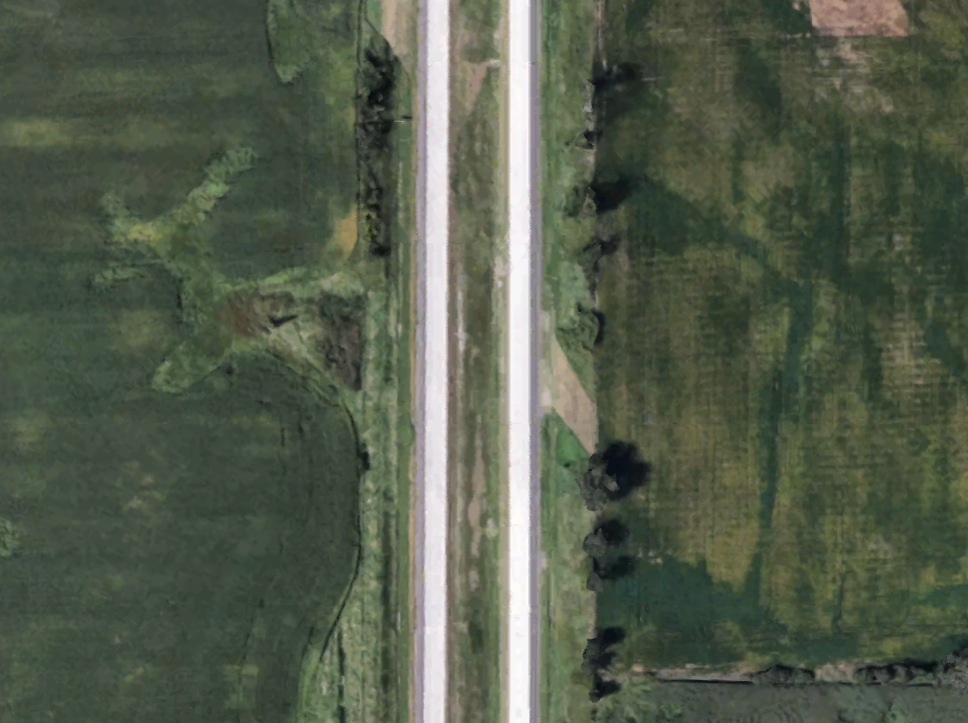
%> input picture Segmentation/RoadPic.png, 968 x 723 px
$ octave --eval "result = Connected_Comp_Edges('RoadPic.png');"   (GNU Octave 9; MATLAB toolbox functions it lacks are replaced by stand-ins)
%> lines starting %> are read from the running program, lines starting %| are printed output that depends on the picture; in (x1, y1, x2, y2) boxes, pixels count from 0 and x2, y2 are one past the last pixel; in counts of white or black regions, pixels touching at a corner belong together; the program's own positions count from 1
function [ Comps ] = Connected_Comp_Edges( imageFile )
%> called with imageFile = 'RoadPic.png'

scrsz = get(groot,'ScreenSize');
rgb =imread(imageFile);
%> rgb is the input picture: size 723x968x3 uint8; mean R, G, B 83.8, 92.7, 75.5
I = rgb2gray(rgb);
gsI = imgaussfilt(I, 1);
% figure('Position',[1 scrsz(4)/2 scrsz(3)/2 scrsz(4)/2]);
%I1 = imshow(I)
I2 = edge(gsI, 'Canny');
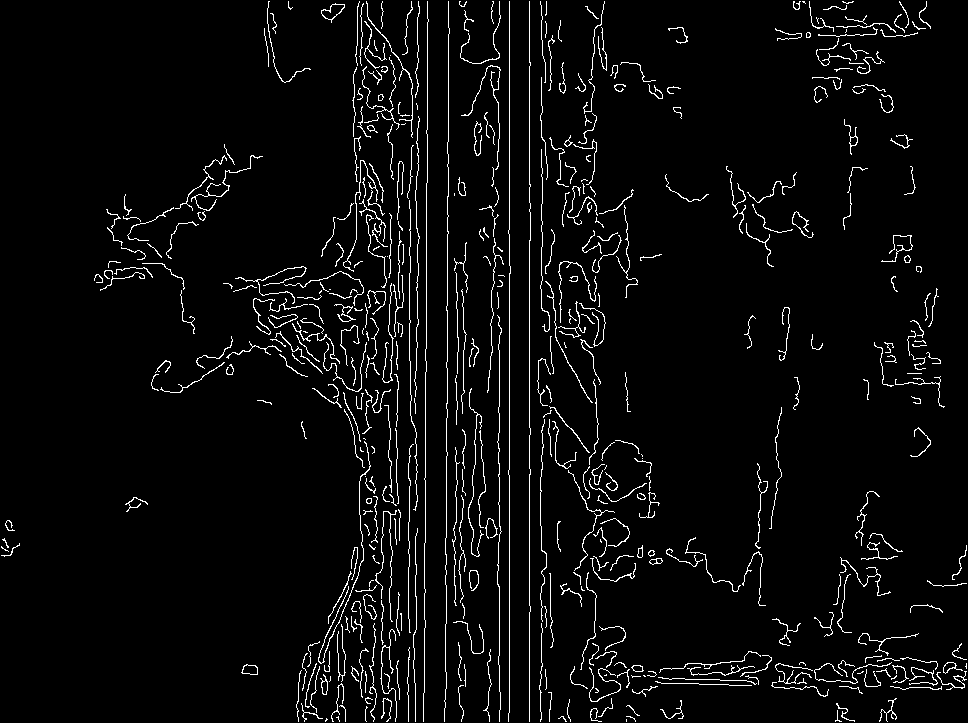
%> I2: size 723x968 logical; 4.1% white in thin lines or dots
% [4 lines of commented-out code are left out]

hy = fspecial('sobel');
hx = hy';
Iy = imfilter(double(I), hy, 'replicate');
Ix = imfilter(double(I), hx, 'replicate');
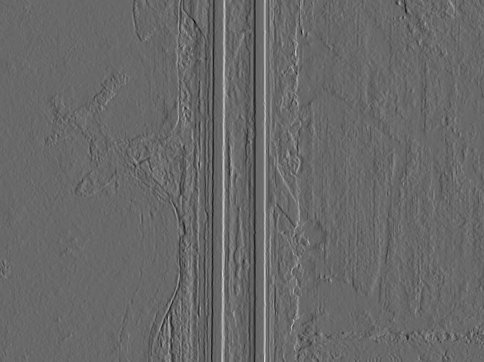
%> Ix: size 723x968 double (shown at 1/2 size); min -297, max 424, mean 0; drawn with min black and max white
gradmag = sqrt(Ix.^2 + Iy.^2);
gfilt = imgaussfilt(gradmag, 2);
% [4 lines of commented-out code are left out]


se = strel('square', 10);
Io = imopen(I, se);

Ie = imerode(I, se);
Iobr = imreconstruct(Ie, I);

% figure
% imshow(Iobr)

Iobrd = imdilate(Iobr, se);
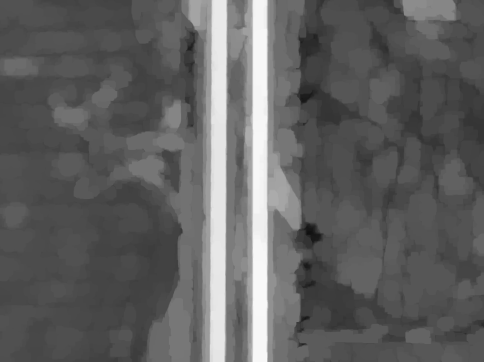
%> Iobrd: size 723x968 uint8 (shown at 1/2 size); min 15, max 248, mean 96.1
Iobrcbr = imreconstruct(imcomplement(Iobrd), imcomplement(Iobr));
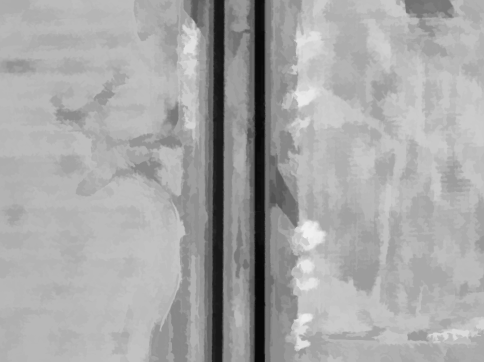
%> Iobrcbr: size 723x968 uint8 (shown at 1/2 size); min 7, max 240, mean 167.3
Iobrcbr = imcomplement(Iobrcbr);

fgm = imregionalmax(Iobrcbr);
%> fgm: size 723x968 logical; 9.6% white; 137 white regions, largest, box (x1, y1, x2, y2) and area: (810, 507, 904, 604) 3508, (341, 601, 376, 713) 1805, (697, 520, 758, 580) 1771
fgm = edge(fgm);
%> fgm: size 723x968 logical; 3.4% white in thin lines or dots
fgm = bwmorph(fgm, 'thicken', 2);
%> fgm: size 723x968 logical; 8.4% white; 2470 white regions (1619 under 20 px), largest, box (x1, y1, x2, y2) and area: (508, 271, 516, 375) 734, (524, 63, 531, 189) 653, (440, 22, 450, 130) 524

se = strel('disk', 2);
closefgm = imclose(fgm,se);
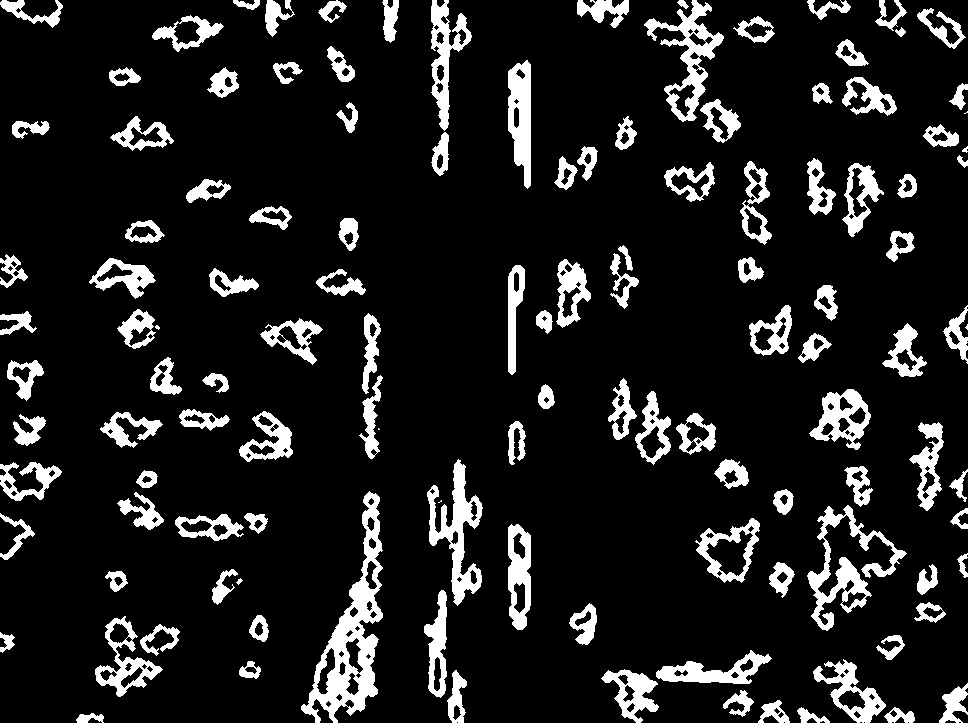
%> closefgm: size 723x968 logical; 12.1% white; 125 white regions (5 under 20 px), largest, box (x1, y1, x2, y2) and area: (301, 491, 383, 723) 5833, (807, 505, 907, 631) 3183, (427, 459, 483, 606) 2899

inv1 = imcomplement(closefgm);

CC1 = bwconncomp(inv1);
%> CC1 = 208 connected components

labeled = labelmatrix(CC1);
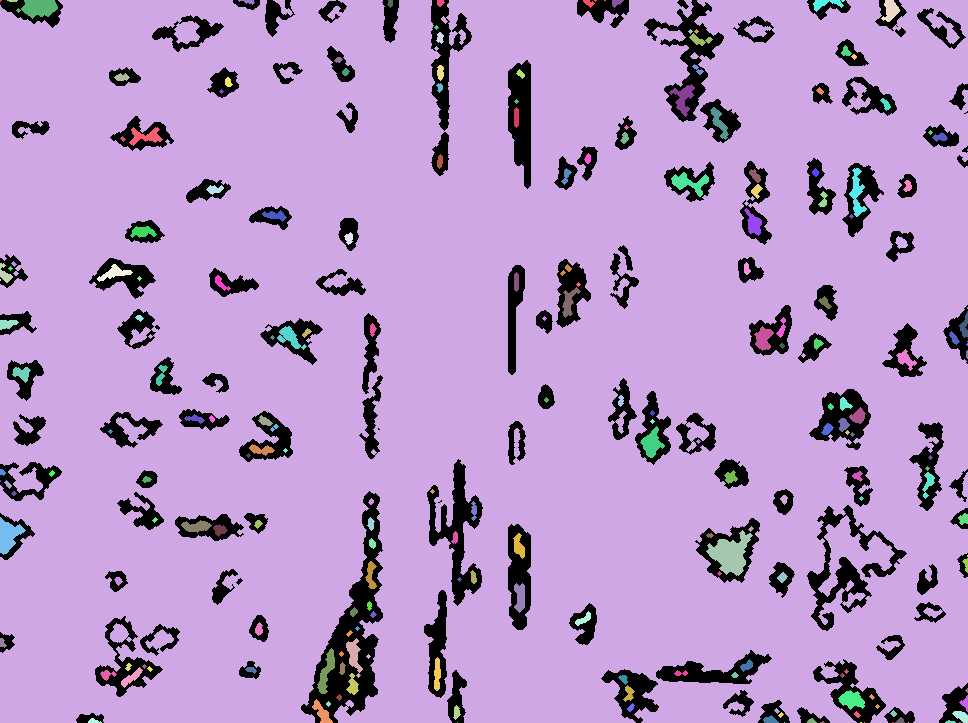
%> labeled: size 723x968 uint8; 209 distinct labels, from 0 to 208; one colour per label, 0 black
% [77 lines of commented-out code are left out]
Comps = CC1;
%> Comps = 208 connected components

$ run again, on Segmentation/1001.png
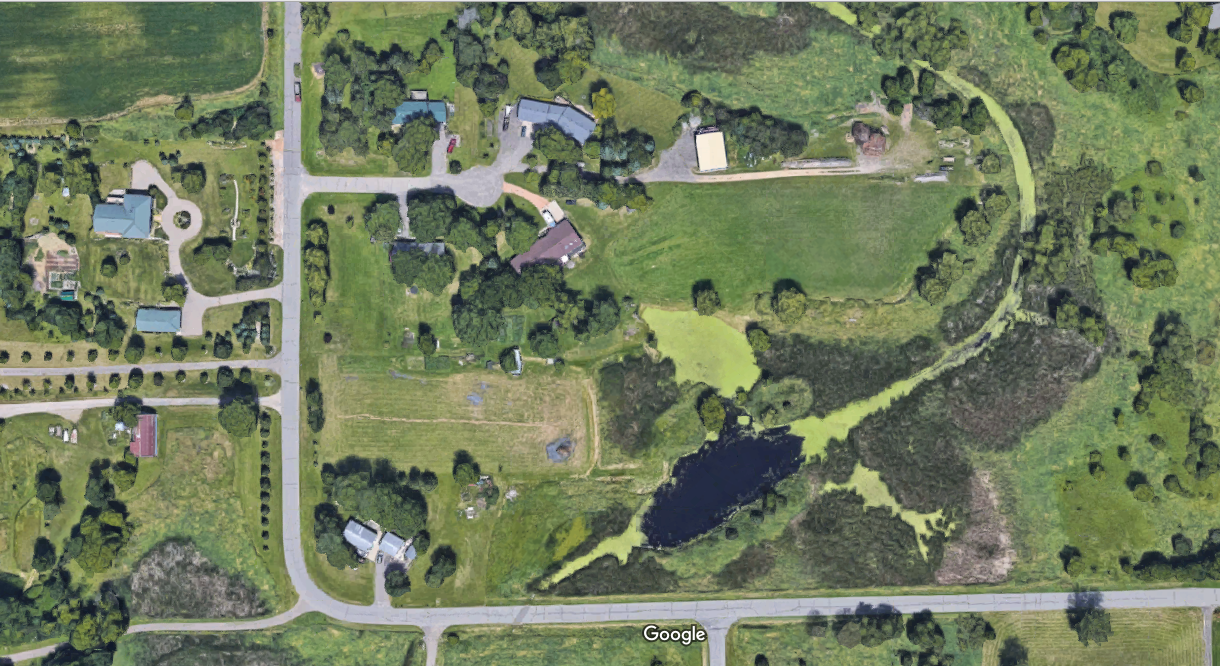
%> input picture Segmentation/1001.png, 1220 x 666 px
%> in Connected_Comp_Edges, rgb is the input picture: size 666x1220x3 uint8; mean R, G, B 112.8, 124.2, 94.3
%> in Connected_Comp_Edges, `I2 = edge(gsI, 'Canny');`:
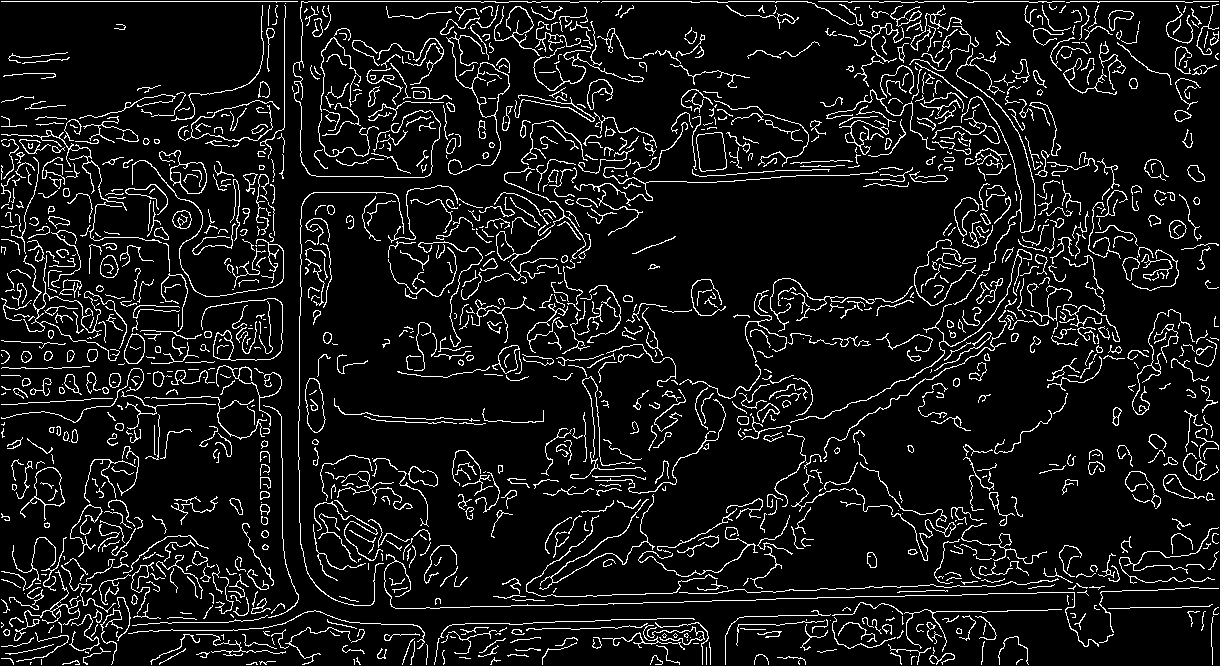
%> I2: size 666x1220 logical; 8.8% white in thin lines or dots
%> closefgm: size 666x1220 logical; 12.1% white; 77 white regions (9 under 20 px), largest, box (x1, y1, x2, y2) and area: (282, 549, 813, 666) 10493, (574, 132, 894, 295) 7762, (174, 138, 303, 385) 6066
%> CC1 = 244 connected components
%> in Connected_Comp_Edges, `labeled = labelmatrix(CC1);`:
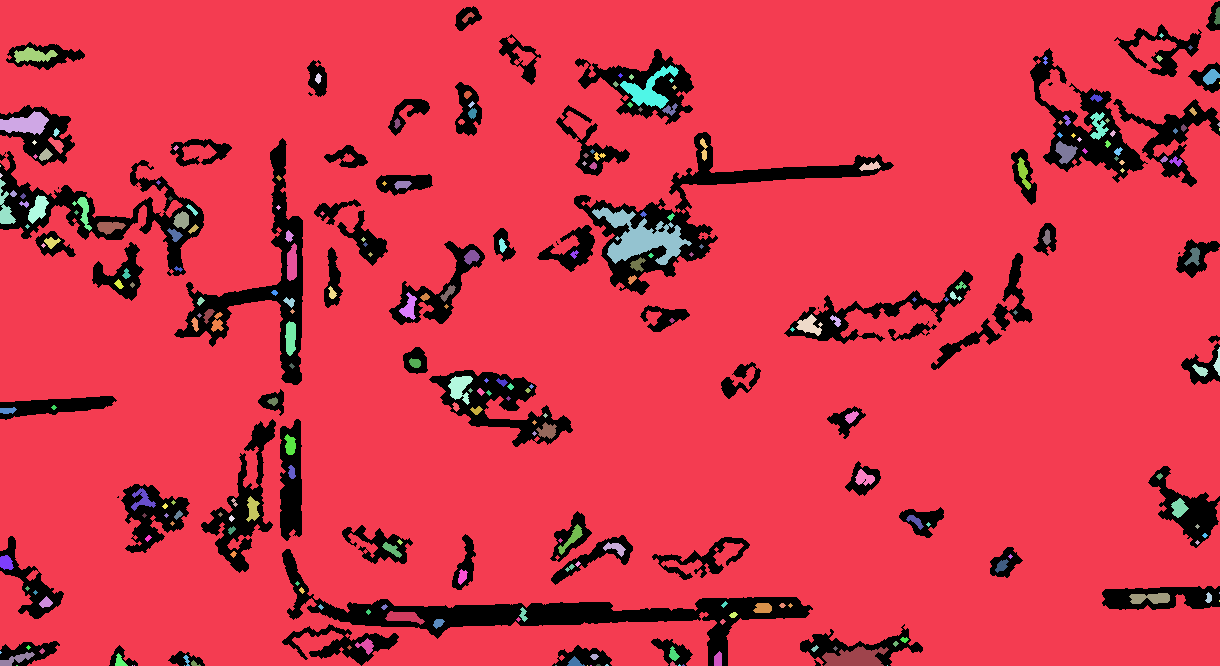
%> labeled: size 666x1220 uint8; 245 distinct labels, from 0 to 244; one colour per label, 0 black

$ run again, on Segmentation/1002.png
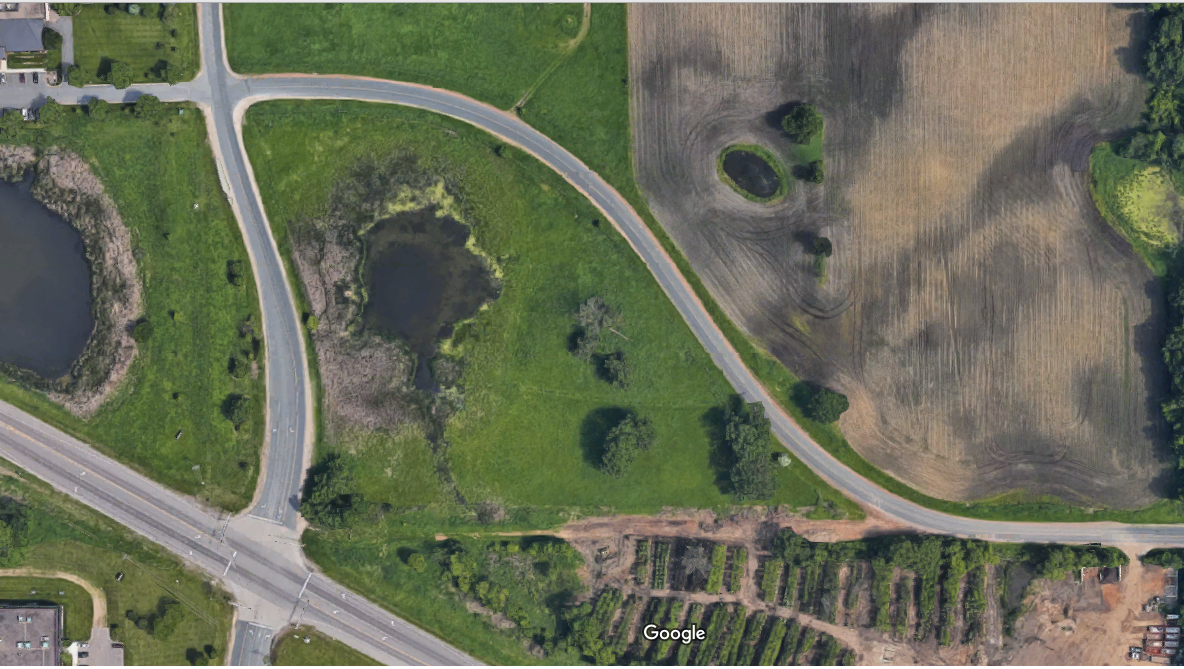
%> input picture Segmentation/1002.png, 1184 x 669 px
%> in Connected_Comp_Edges, rgb is the input picture: size 669x1184x3 uint8; mean R, G, B 104.6, 109, 89.1
%> in Connected_Comp_Edges, `I2 = edge(gsI, 'Canny');`:
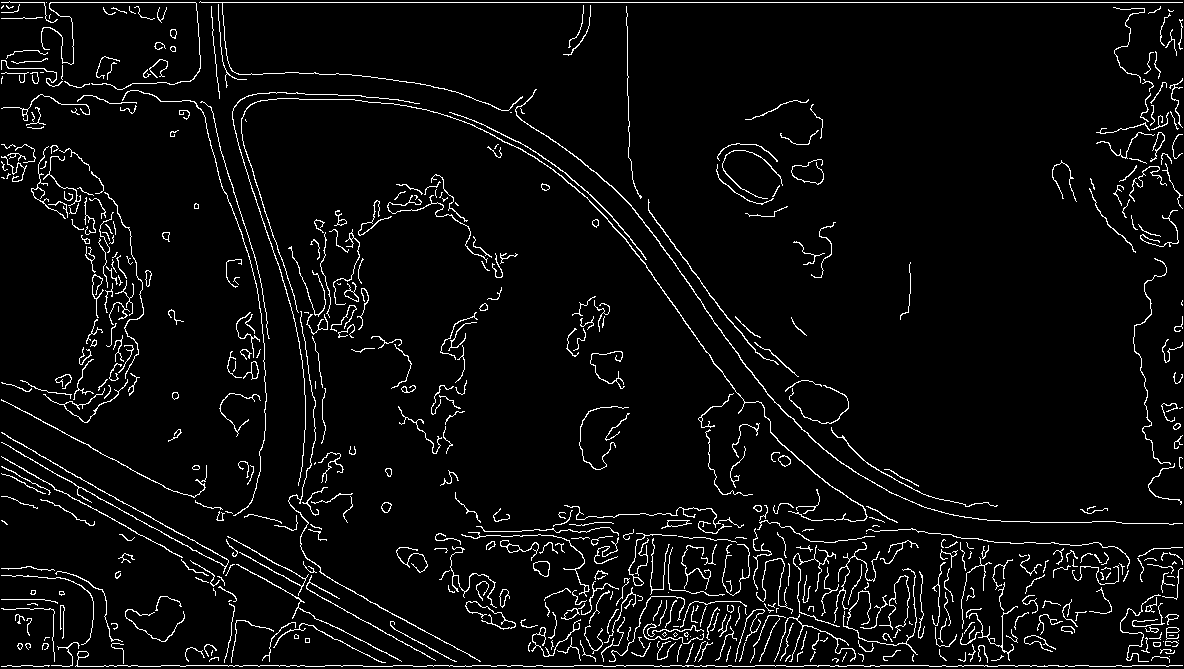
%> I2: size 669x1184 logical; 4.8% white in thin lines or dots
%> closefgm: size 669x1184 logical; 8.5% white; 55 white regions (4 under 20 px), largest, box (x1, y1, x2, y2) and area: (1010, 205, 1117, 440) 8940, (0, 637, 1184, 669) 7680, (230, 89, 400, 487) 5298
%> CC1 = 118 connected components
%> in Connected_Comp_Edges, `labeled = labelmatrix(CC1);`:
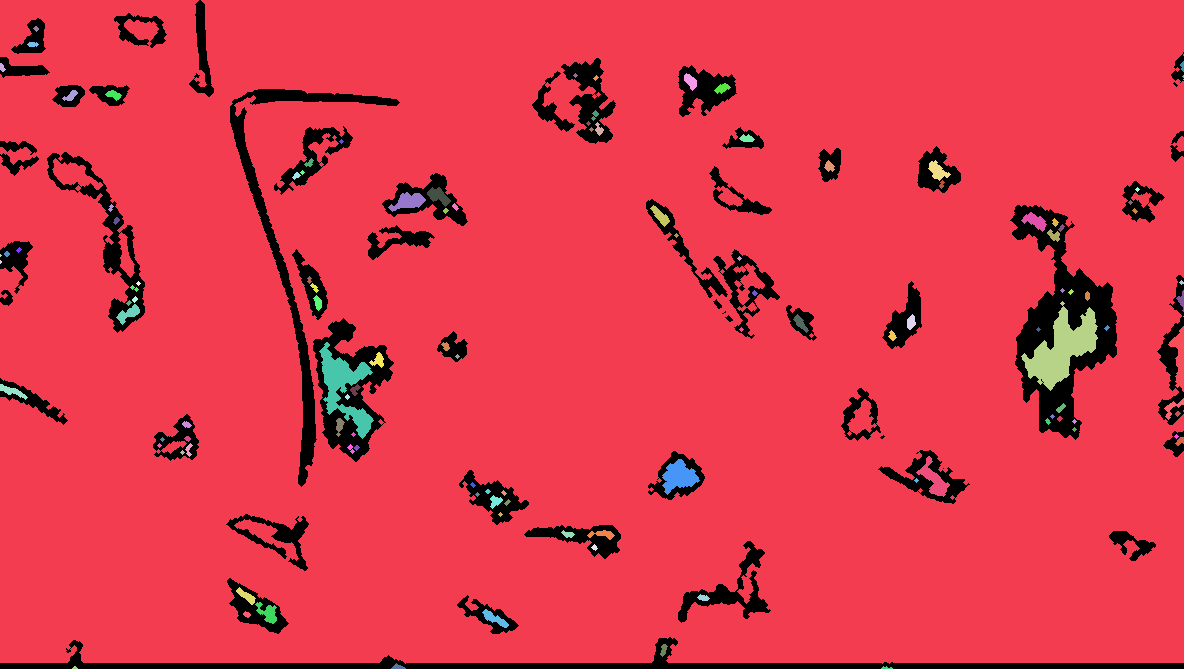
%> labeled: size 669x1184 uint8; 119 distinct labels, from 0 to 118; one colour per label, 0 black
